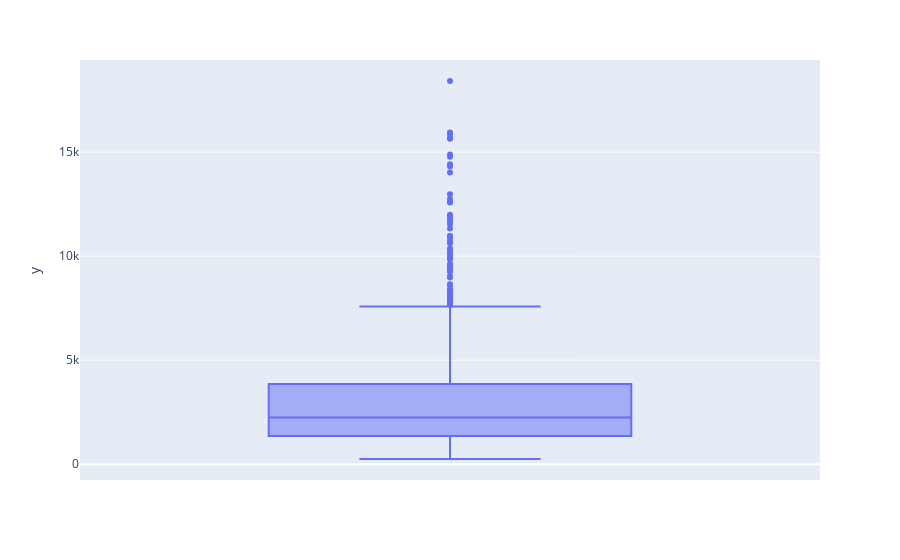

Notebook source saved alongside this figure:
### Code cell
px.box(y=df['Credit amount'])

### Figure 1 — Plotly figure (JSON) as saved in the notebook; plotly's stock layout.template omitted (floating-point values rounded to 4 significant figures; data arrays with more than 128 entries replaced by an {"elided": "..."} marker saying what was removed)
{"data": [{"alignmentgroup": "True", "hoverlabel": {"namelength": 0}, "hovertemplate": "y=%{y}", "legendgroup": "", "marker": {"color": "#636efa"}, "name": "", "notched": false, "offsetgroup": "", "orientation": "v", "showlegend": false, "type": "box", "x0": " ", "xaxis": "x", "y": {"elided": "817 int values"}, "y0": " ", "yaxis": "y"}], "layout": {"boxmode": "group", "legend": {"tracegroupgap": 0}, "margin": {"t": 60}, "xaxis": {"anchor": "y", "domain": [0, 1]}, "yaxis": {"anchor": "x", "domain": [0, 1], "title": {"text": "y"}}}}
